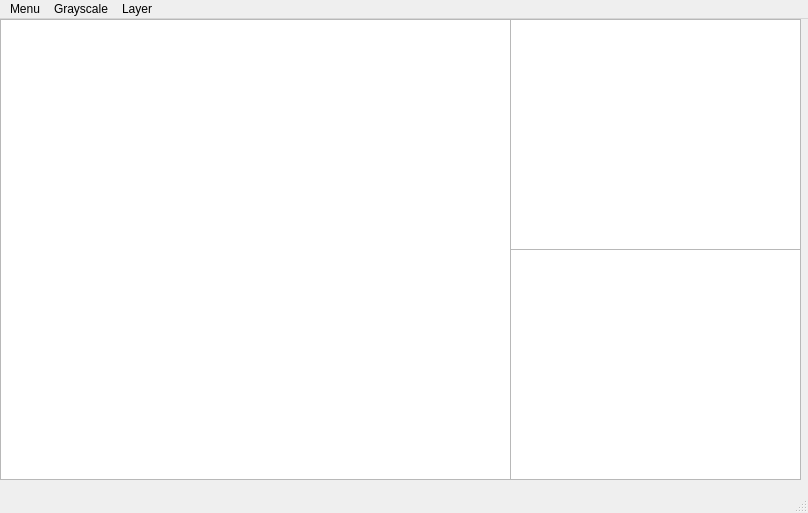
<?xml version="1.0" encoding="UTF-8"?>
<ui version="4.0">
 <class>MainWindow</class>
 <widget class="QMainWindow" name="MainWindow">
  <property name="geometry">
   <rect>
    <x>0</x>
    <y>0</y>
    <width>808</width>
    <height>513</height>
   </rect>
  </property>
  <property name="windowTitle">
   <string>MainWindow</string>
  </property>
  <widget class="QWidget" name="centralwidget">
   <widget class="QGraphicsView" name="graphicsView">
    <property name="geometry">
     <rect>
      <x>0</x>
      <y>0</y>
      <width>511</width>
      <height>461</height>
     </rect>
    </property>
   </widget>
   <widget class="QGraphicsView" name="graphicsView_2">
    <property name="geometry">
     <rect>
      <x>510</x>
      <y>0</y>
      <width>291</width>
      <height>231</height>
     </rect>
    </property>
   </widget>
   <widget class="QGraphicsView" name="graphicsView_3">
    <property name="geometry">
     <rect>
      <x>510</x>
      <y>230</y>
      <width>291</width>
      <height>231</height>
     </rect>
    </property>
   </widget>
  </widget>
  <widget class="QMenuBar" name="menubar">
   <property name="geometry">
    <rect>
     <x>0</x>
     <y>0</y>
     <width>808</width>
     <height>28</height>
    </rect>
   </property>
   <widget class="QMenu" name="menuMenu">
    <property name="title">
     <string>Menu</string>
    </property>
    <addaction name="actionLoad"/>
   </widget>
   <widget class="QMenu" name="menuGrayscale">
    <property name="title">
     <string>Grayscale</string>
    </property>
    <addaction name="actionGrayscale_Red"/>
    <addaction name="actionGrayscale_Green"/>
    <addaction name="actionGrayscale_Blue"/>
   </widget>
   <widget class="QMenu" name="menuLayer">
    <property name="title">
     <string>Layer</string>
    </property>
    <addaction name="actionLayer_Red"/>
    <addaction name="actionLayer_Green"/>
    <addaction name="actionLayer_Blue"/>
   </widget>
   <addaction name="menuMenu"/>
   <addaction name="menuGrayscale"/>
   <addaction name="menuLayer"/>
  </widget>
  <widget class="QStatusBar" name="statusbar"/>
  <action name="actionGrayscale_Red">
   <property name="text">
    <string>Grayscale Red</string>
   </property>
  </action>
  <action name="actionGrayscale_Green">
   <property name="text">
    <string>Grayscale Green</string>
   </property>
  </action>
  <action name="actionGrayscale_Blue">
   <property name="text">
    <string>Grayscale Blue</string>
   </property>
  </action>
  <action name="actionLayer_Red">
   <property name="text">
    <string>Layer Red</string>
   </property>
  </action>
  <action name="actionLayer_Green">
   <property name="text">
    <string>Layer Green</string>
   </property>
  </action>
  <action name="actionLayer_Blue">
   <property name="text">
    <string>Layer Blue</string>
   </property>
  </action>
  <action name="actionLoad">
   <property name="text">
    <string>Load</string>
   </property>
  </action>
 </widget>
 <resources/>
 <connections/>
</ui>
